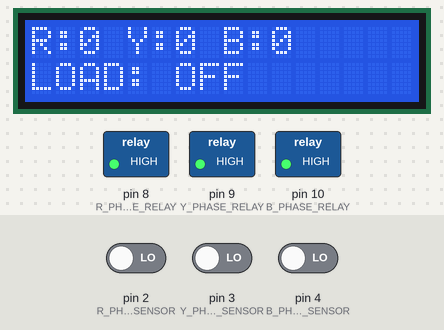
Bench run of a sketch on a simulated Arduino Uno, built with avr-gcc and run on an emulated ATmega328P. Parts: 16×2 character LCD, switched loads named in the sketch (green lamp = pin HIGH). Inputs (shaded band) come from the test bench; at power-on: pin 2 (R_PHASE_SENSOR) LOW, pin 3 (Y_PHASE_SENSOR) LOW, pin 4 (B_PHASE_SENSOR) LOW. What the sketch prints to the serial monitor is not drawn.

Above: at 3.2 s.
3.3 s: pin 2 (R_PHASE_SENSOR) driven HIGH
At 4.8 s:
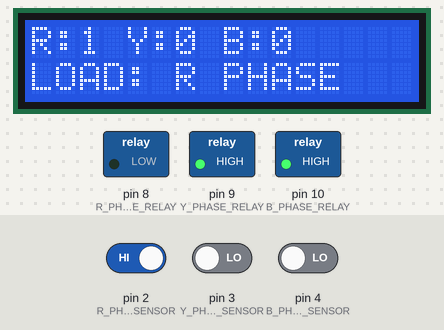
5.7 s: pin 2 (R_PHASE_SENSOR) driven LOW
At 7.7 s:
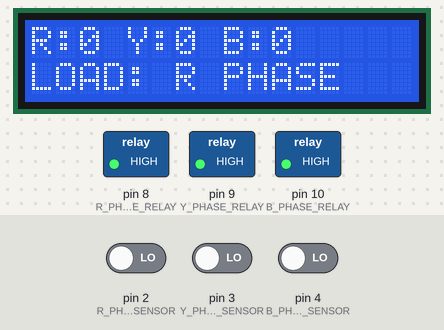
8.8 s: pin 3 (Y_PHASE_SENSOR) driven HIGH
At 11.8 s:
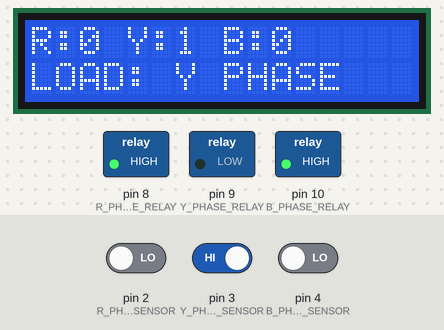
11.9 s: pin 3 (Y_PHASE_SENSOR) driven LOW
At 13.4 s:
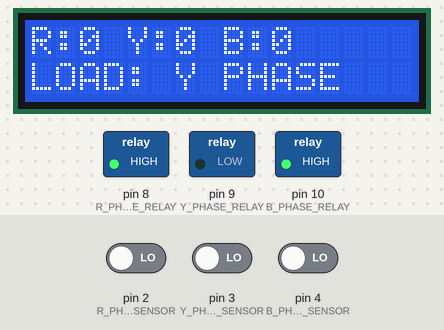
15.0 s: pin 4 (B_PHASE_SENSOR) driven HIGH
At 16.4 s:
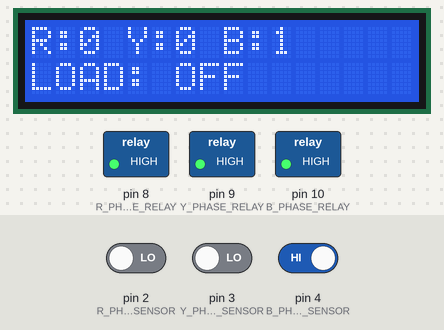
17.2 s: pin 4 (B_PHASE_SENSOR) driven LOW
At 18.4 s:
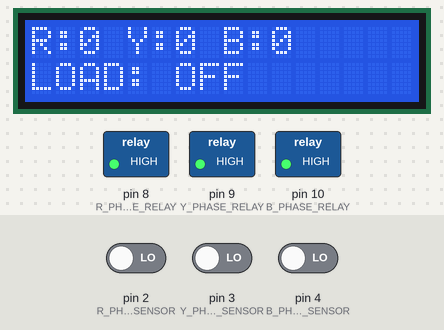
Timing chart, 0 to 19.8 s (numbered marks = the images above; inputs shaded):
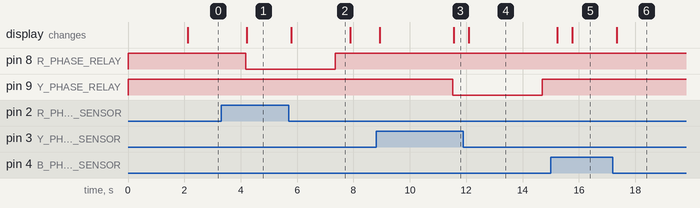

Measured:
- after the input at 3.3 s, pin 8 (R_PHASE_RELAY): HIGH → LOW after 0.88 s; the display: changes after 0.91 s (image 1)
- after the input at 5.7 s, pin 8 (R_PHASE_RELAY): LOW → HIGH after 1.7 s; the display: changes after 0.10 s (image 2)
- after the input at 8.8 s, pin 9 (Y_PHASE_RELAY): HIGH → LOW after 2.7 s; the display: first changes after 0.14 s (image 3 shows a later state)
- after the input at 11.9 s, pin 9 (Y_PHASE_RELAY): LOW → HIGH after 2.8 s; the display: changes after 0.18 s (image 4)
- after the input at 15.0 s, the display: first differs from a run without the input after 0.76 s (image 5)
- after the input at 17.2 s, pin 10 (B_PHASE_RELAY): stays HIGH (without the input it goes to LOW after 1.7 s); the display: changes after 0.14 s (image 6)
- what the display in image 2 shows lasts 2.1 s, from 5.8 s to 7.9 s

The sketch:

3_PHASE_TRANSFORMER_LOAD_SHIFTING.ino
```cpp
#include <Wire.h>
#include <LiquidCrystal_I2C.h>

// LCD address is usually 0x27 or 0x3F
LiquidCrystal_I2C lcd(0x27, 16, 2);

// ==========================
// Phase sensing pins
// ==========================
#define R_PHASE_SENSOR 2
#define Y_PHASE_SENSOR 3
#define B_PHASE_SENSOR 4

// ==========================
// Relay output pins
// ==========================
#define R_PHASE_RELAY 8
#define Y_PHASE_RELAY 9
#define B_PHASE_RELAY 10

// Most relay modules are ACTIVE LOW
#define RELAY_ON  LOW
#define RELAY_OFF HIGH

unsigned long lastSwitchTime = 0;
const unsigned long switchDelay = 3000; // 3 seconds

int currentPhase = 0;
// 0 = no phase
// 1 = R phase
// 2 = Y phase
// 3 = B phase

void setup() {
  Serial.begin(9600);

  pinMode(R_PHASE_SENSOR, INPUT);
  pinMode(Y_PHASE_SENSOR, INPUT);
  pinMode(B_PHASE_SENSOR, INPUT);

  pinMode(R_PHASE_RELAY, OUTPUT);
  pinMode(Y_PHASE_RELAY, OUTPUT);
  pinMode(B_PHASE_RELAY, OUTPUT);

  allRelaysOff();

  lcd.init();
  lcd.backlight();

  lcd.setCursor(0, 0);
  lcd.print("3 Phase Load");
  lcd.setCursor(0, 1);
  lcd.print("Shifting System");
  delay(2000);
  lcd.clear();

  Serial.println("3 Phase Load Shifting System Started");
}

void loop() {
  bool rAvailable = digitalRead(R_PHASE_SENSOR);
  bool yAvailable = digitalRead(Y_PHASE_SENSOR);
  bool bAvailable = digitalRead(B_PHASE_SENSOR);

  Serial.print("R: ");
  Serial.print(rAvailable);
  Serial.print("  Y: ");
  Serial.print(yAvailable);
  Serial.print("  B: ");
  Serial.println(bAvailable);

  int requiredPhase = 0;

  // Priority based load shifting
  if (rAvailable == HIGH) {
    requiredPhase = 1;
  }
  else if (yAvailable == HIGH) {
    requiredPhase = 2;
  }
  else if (bAvailable == HIGH) {
    requiredPhase = 3;
  }
  else {
    requiredPhase = 0;
  }

  // Switch only if required phase changed
  if (requiredPhase != currentPhase) {
    if (millis() - lastSwitchTime >= switchDelay) {
      switchToPhase(requiredPhase);
      currentPhase = requiredPhase;
      lastSwitchTime = millis();
    }
  }

  updateLCD(rAvailable, yAvailable, bAvailable, currentPhase);

  delay(500);
}

void allRelaysOff() {
  digitalWrite(R_PHASE_RELAY, RELAY_OFF);
  digitalWrite(Y_PHASE_RELAY, RELAY_OFF);
  digitalWrite(B_PHASE_RELAY, RELAY_OFF);
}

void switchToPhase(int phase) {
  // First turn everything OFF
  allRelaysOff();

  // Small delay for safety before changing phase
  delay(500);

  if (phase == 1) {
    digitalWrite(R_PHASE_RELAY, RELAY_ON);
    Serial.println("Load shifted to R Phase");
  }
  else if (phase == 2) {
    digitalWrite(Y_PHASE_RELAY, RELAY_ON);
    Serial.println("Load shifted to Y Phase");
  }
  else if (phase == 3) {
    digitalWrite(B_PHASE_RELAY, RELAY_ON);
    Serial.println("Load shifted to B Phase");
  }
  else {
    Serial.println("No phase available. Load OFF");
  }
}

void updateLCD(bool r, bool y, bool b, int phase) {
  lcd.setCursor(0, 0);
  lcd.print("R:");
  lcd.print(r);
  lcd.print(" Y:");
  lcd.print(y);
  lcd.print(" B:");
  lcd.print(b);
  lcd.print("   ");

  lcd.setCursor(0, 1);

  if (phase == 1) {
    lcd.print("LOAD: R PHASE  ");
  }
  else if (phase == 2) {
    lcd.print("LOAD: Y PHASE  ");
  }
  else if (phase == 3) {
    lcd.print("LOAD: B PHASE  ");
  }
  else {
    lcd.print("LOAD: OFF      ");
  }
}
```
